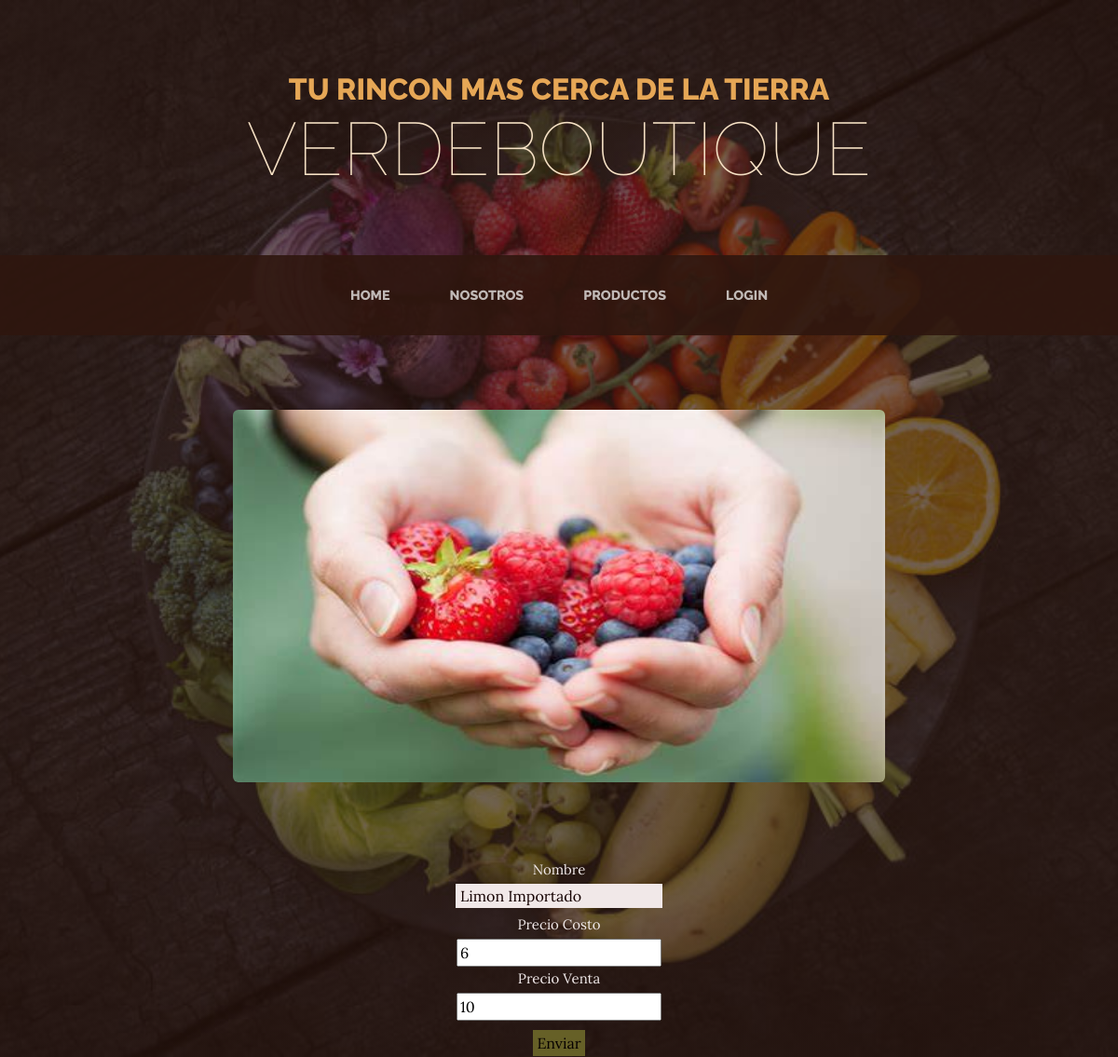
The page /Tienda/editar_producto/5 on the database its author committed.
### Tienda/models.py (models this page shows, shortened)
class Productos(models.Model):
    Prod_name = models.CharField(max_length=50)
    Prod_cost = models.IntegerField()
    Prod_sale = models.IntegerField()

### Tienda/views.py (the view)
# urls.py: path("editar_producto/<int:id>", views.edit_prod, name="editar_producto"),
def edit_prod(request,id):
    producto = Productos.objects.get(id=id)
    if request.method == "POST":
        formulario = Productos_formulario(request.POST)
        if formulario.is_valid():
            datos = formulario.cleaned_data
            producto.Prod_name = datos["Prod_name"]
            producto.Prod_cost = datos["Prod_cost"]
            producto.Prod_sale = datos["Prod_sale"]
            producto.save()
            producto = Productos.objects.all()
            return render(request, "productos.html", {"productos":producto})
    else:
        formulario = Productos_formulario(initial={"Prod_name": producto.Prod_name, "Prod_cost":producto.Prod_cost, "Prod_sale":producto.Prod_sale})
    return render(request, "editar_producto.html", {"formulario":formulario, "producto":producto})

### Tienda/forms.py
class Productos_formulario(forms.Form):
    Prod_name = forms.CharField(max_length=50)
    Prod_cost = forms.IntegerField()
    Prod_sale = forms.IntegerField()

### Tienda/template/editar_producto.html (shortened to what this page needs)
{%extends "home.html"%}
{%load static%}
{%block contenido%}
    <div class="centered-form">
        <form action="{%url 'editar_producto' producto.id%}" method="POST">
            <p>Nombre</p>
            {{formulario.Prod_name}}
            <p>Precio Costo</p>
            {{formulario.Prod_cost}}
            <p>Precio Venta</p>
            {{formulario.Prod_sale}}
            <button>Enviar</button>
        </form>
    </div>
{%endblock%}
{%block encabezado%}
<section class="page-section clearfix">
    <div class="container">
        <div class="" style="text-align: center;">
            <img class="intro-img img-fluid mb-3 mb-lg-0 rounded" src="{% static 'Tienda/assets/img/hand.jpg' %}" alt="..." style="width: 700px; height:400px;" />
        </div>
    </div>
</section>
{%endblock%}

### Tienda/template/editar_producto.html (style rules this page uses)
.centered-form { max-width: 250px; margin: 0 auto; text-align: center; background-color: none; padding: 1px; }
input[type="text"], input[type="numbre"] { color:rgb(20, 1, 1); background-color: rgb(241, 232, 232); border: none; padding: 1px 5px; margin-bottom: 5px; }
button { background-color: rgb(102, 96, 39); color: rgb(7, 0, 0); padding: 2px 4px; border: none; cursor: pointer; margin-top: 10px; }
p { font-size: 15px; color: rgb(240, 233, 233); margin-bottom: 2px; }

### rows shown on the page
Productos: Prod_name "Limon Importado", Prod_cost "6", Prod_sale "10"
